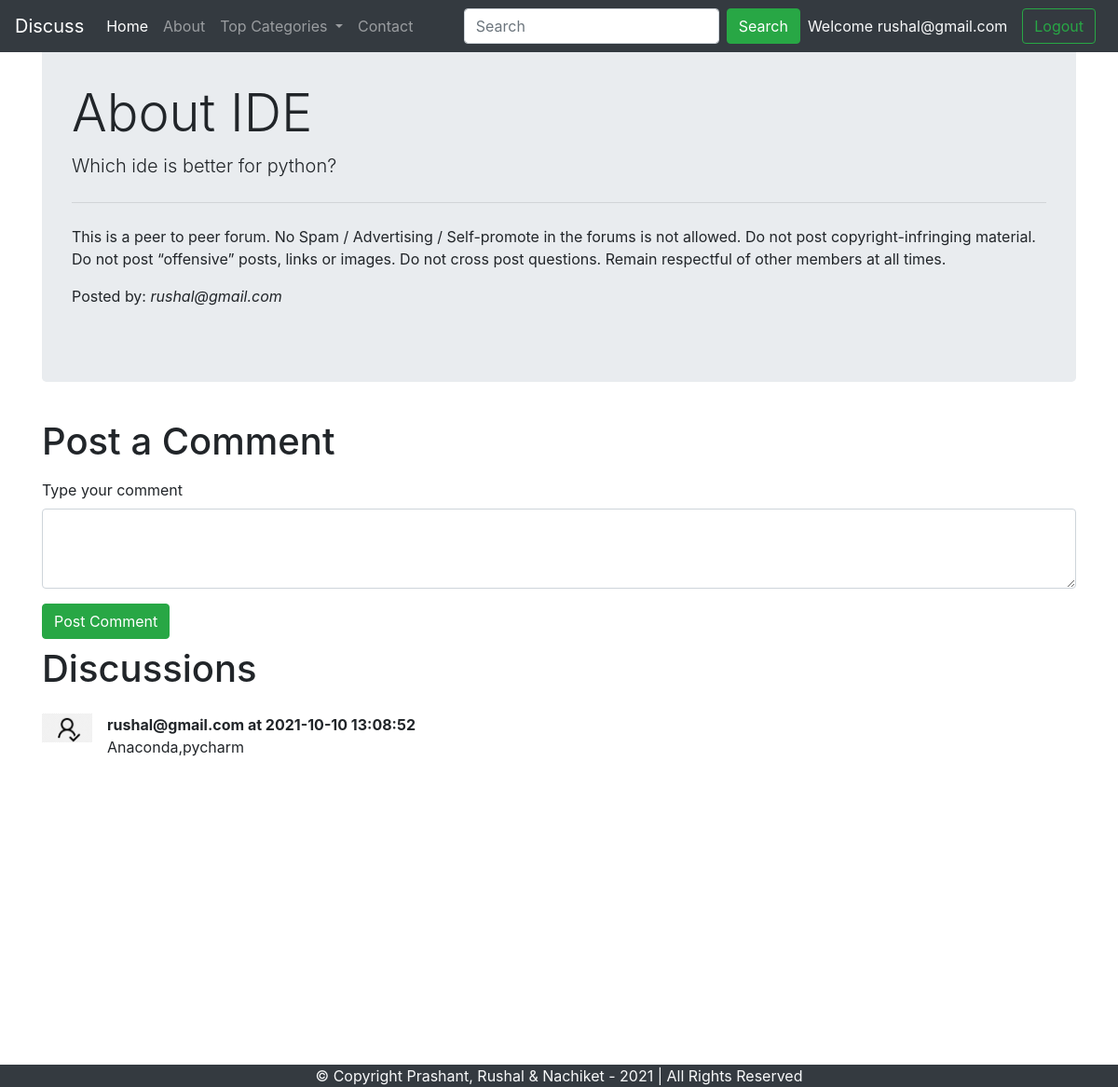
The app's page /thread.php?threadid=3 (signed in) with its own data.
### tables this page shows
CREATE TABLE `threads` (
  `thread_id` int(7) NOT NULL,
  `thread_title` varchar(255) NOT NULL,
  `thread_desc` text NOT NULL,
  `thread_cat_id` int(7) NOT NULL,
  `thread_user_id` int(7) NOT NULL,
  `timestamp` datetime NOT NULL DEFAULT current_timestamp()
);

CREATE TABLE `users` (
  `sno` int(8) NOT NULL,
  `user_email` varchar(255) NOT NULL,
  `user_pass` varchar(255) NOT NULL,
  `timestamp` datetime NOT NULL DEFAULT current_timestamp()
);

CREATE TABLE `comments` (
  `comment_id` int(8) NOT NULL,
  `comment_content` text NOT NULL,
  `thread_id` int(11) NOT NULL,
  `comment_by` int(8) NOT NULL,
  `comment_time` datetime NOT NULL DEFAULT current_timestamp()
);

### thread.php (the view, shortened to what this page needs)
<!doctype html>
<html lang="en">
<head>
    <link rel="stylesheet" href="https://stackpath.bootstrapcdn.com/bootstrap/4.5.0/css/bootstrap.min.css"
>
</head>
<body>
    <?php include 'partials/_dbconnect.php';?>
    <?php include 'partials/_header.php';?>
    <?php
    $id = $_GET['threadid'];
    $sql = "SELECT * FROM `threads` WHERE thread_id=$id";
    $result = mysqli_query($conn, $sql);
    while($row = mysqli_fetch_assoc($result)){
        $title = $row['thread_title'];
        $desc = $row['thread_desc'];
        $thread_user_id = $row['thread_user_id'];
        $sql2 = "SELECT user_email FROM `users` WHERE sno='$thread_user_id'";
        $result2 = mysqli_query($conn, $sql2);
        $row2 = mysqli_fetch_assoc($result2);
        $posted_by = $row2['user_email'];
    }
    ?>
    <div class="container my-4">
        <div class="jumbotron">
            <h1 class="display-4"><?php echo $title;?></h1>
            <p class="lead">  <?php echo $desc;?></p>
            <hr class="my-4">
            <p>This is a peer to peer forum. No Spam / Advertising / Self-promote in the forums is not allowed. Do not post copyright-infringing material. Do not post “offensive” posts, links or images. Do not cross post questions. Remain respectful of other members at all times.</p>
            <p>Posted by: <em><?php echo $posted_by; ?></em></p>
        </div>
    </div>
     <?php
    if(isset($_SESSION['loggedin']) && $_SESSION['loggedin']==true){
    echo '<div class="container">
        <h1 class="py-2">Post a Comment</h1>
        <form action= "'. $_SERVER['REQUEST_URI'] . '" method="post">
            <div class="form-group">
                <label for="exampleFormControlTextarea1">Type your comment</label>
                <textarea class="form-control" id="comment" name="comment" rows="3"></textarea>
                <input type="hidden" name="sno" value="'. $_SESSION["sno"]. '">
            </div>
            <button type="submit" class="btn btn-success">Post Comment</button>
        </form>
    </div>';
    }
    ?>
    <div class="container mb-5" id="ques">
        <h1 class="py-2">Discussions</h1>
       <?php
    $id = $_GET['threadid'];
    $sql = "SELECT * FROM `comments` WHERE thread_id=$id";
    $result = mysqli_query($conn, $sql);
    while($row = mysqli_fetch_assoc($result)){
        $content = $row['comment_content'];
        $comment_time = $row['comment_time'];
        $thread_user_id = $row['comment_by'];
        $sql2 = "SELECT user_email FROM `users` WHERE sno='$thread_user_id'";
        $result2 = mysqli_query($conn, $sql2);
        $row2 = mysqli_fetch_assoc($result2);
        echo '<div class="media my-3">
            <img src="img/userdefault.png" width="54px" class="mr-3" alt="...">
            <div class="media-body">
               <p class="font-weight-bold my-0">'. $row2['user_email'] .' at '. $comment_time. '</p> '. $content . '
            </div>
        </div>';
        }
    ?>
    </div>
    <?php include 'partials/_footer.php';?>
</body>
</html>

### thread.php (style rules this page uses)
#ques { min-height: 433px; }

### records on screen
threads: thread_title "About IDE", thread_desc "Which ide is better for python?"
users: user_email "rushal@gmail.com"
comments: users.user_email "rushal@gmail.com", comment_time "2021-10-10 13:08:52", comment_content "Anaconda,pycharm"

### other values on screen
$_SESSION['user_email'] "rushal@gmail.com"
